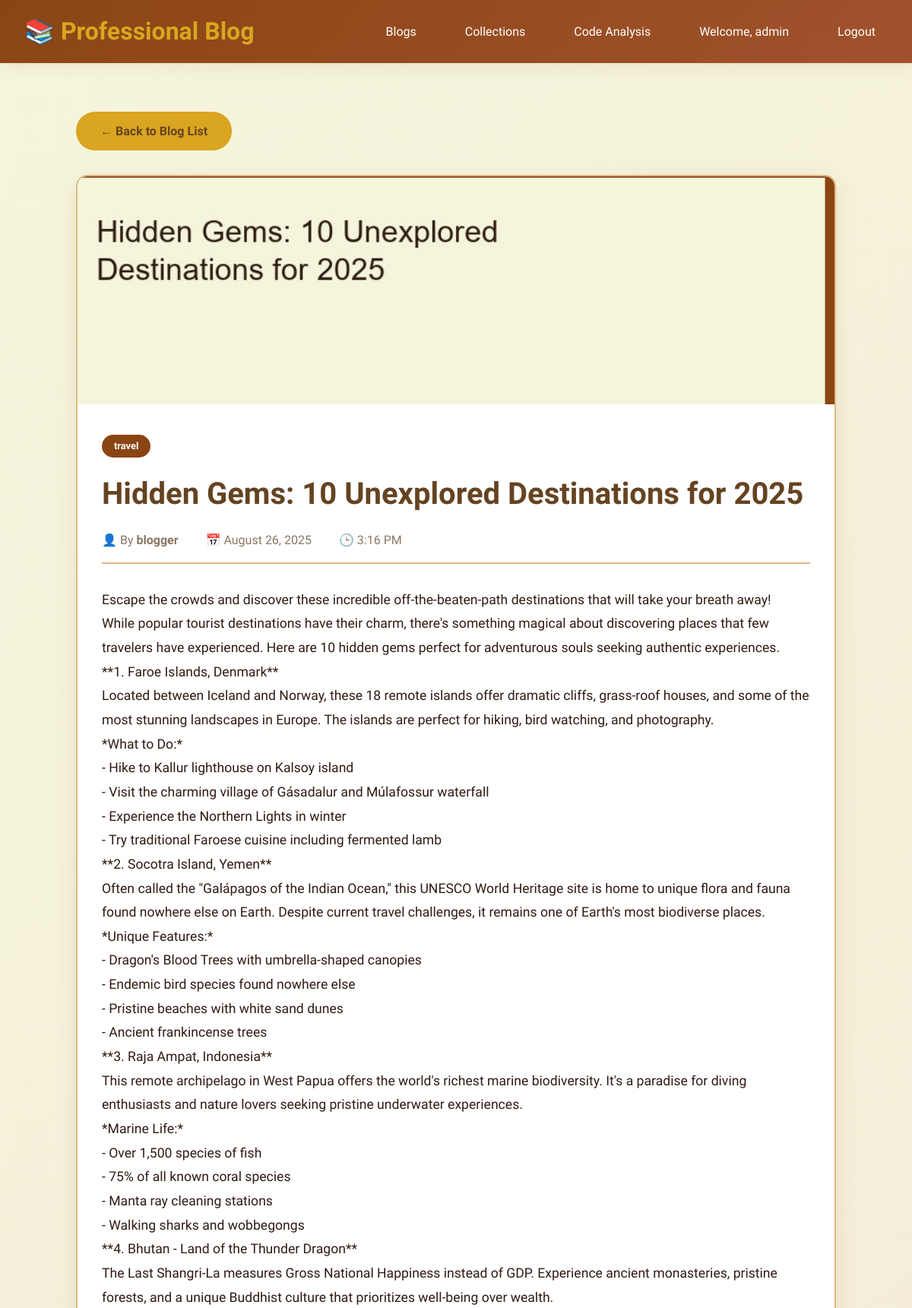
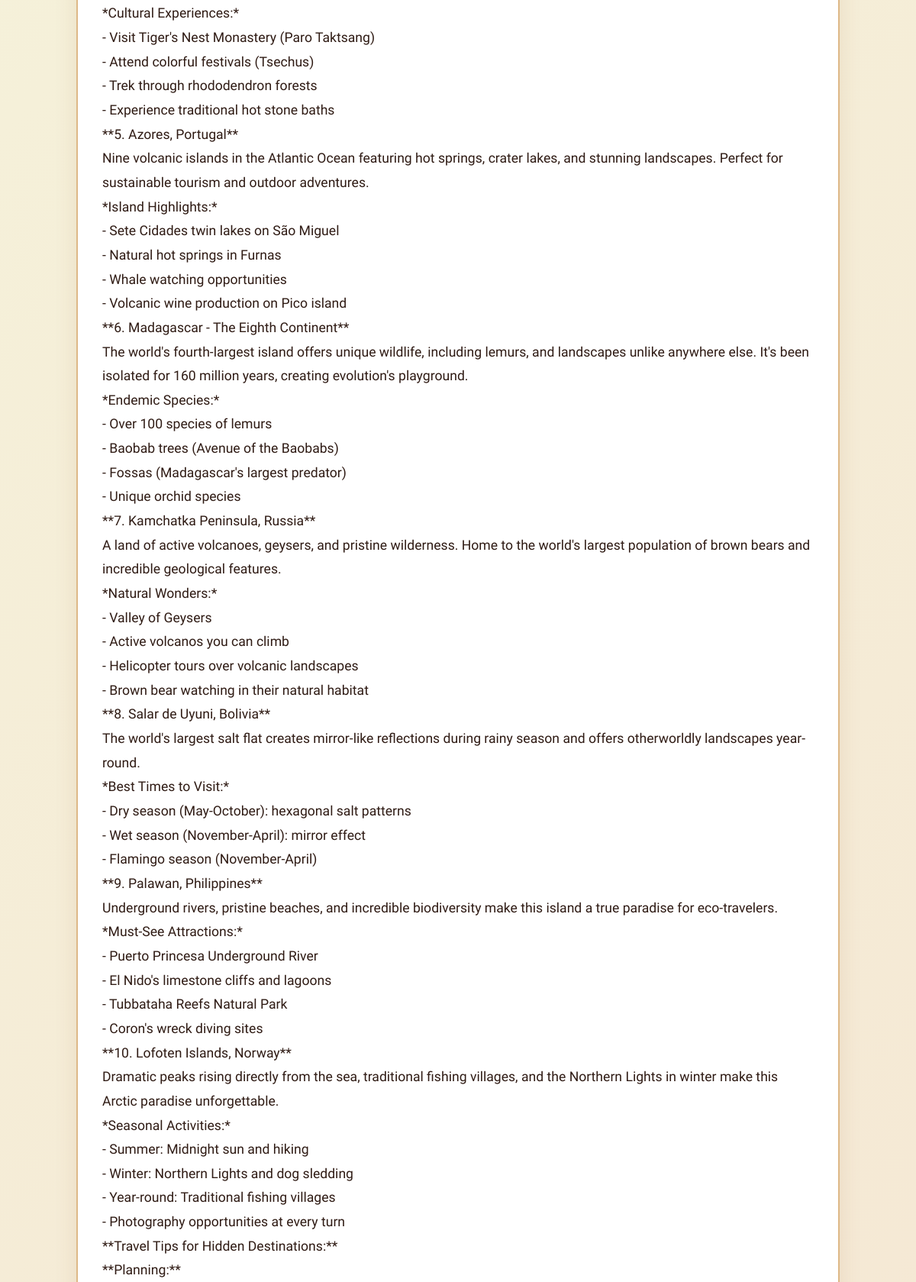
Page /blog/2/ (signed in, upper part) on the committed database (2 pictures, top to bottom).
### blogapp/models.py (models this page shows, shortened)
class Blog(models.Model):
    CATEGORY_CHOICES = [
        ('Technology', 'Technology'),
        ('Programming', 'Programming'),
        ('Tutorial', 'Tutorial'),
        ('Review', 'Review'),
        ('News', 'News'),
        ('Other', 'Other'),
    ]
    title = models.CharField(max_length=200)
    content = models.TextField()
    author = models.ForeignKey(User, on_delete=models.CASCADE)
    category = models.CharField(max_length=50, choices=CATEGORY_CHOICES, default='Other')
    created_at = models.DateTimeField(auto_now_add=True)
    updated_at = models.DateTimeField(auto_now=True)
    image = models.ImageField(upload_to='blog_images/', blank=True, null=True)

### blogapp/views.py (the view)
# urls.py: path('blog/<int:blog_id>/', views.blog_detail, name='blog_detail'),  # Blog detail page
def blog_detail(request, blog_id):
    if not request.user.is_authenticated:
        messages.error(request, "You need to log in to view blog details.")
        return redirect('login')
    try:
        blog = Blog.objects.get(id=blog_id)
    except Blog.DoesNotExist:
        messages.error(request, "The blog you are looking for does not exist.")
        return redirect('collections')
    return render(request, 'blog/blog_detail.html', {'blog': blog})

### blogapp/templates/blog/blog_detail.html (shortened to what this page needs)
{% extends 'base.html' %}
{% load static %}
{% block content %}
<div style="max-width: 1000px; margin: 2rem auto;">
    <div style="margin-bottom: 2rem;">
        <a href="{% url 'blog_list' %}" class="btn btn-secondary">
            ← Back to Blog List
        </a>
    </div>
    <article style="background: white; border-radius: 15px; overflow: hidden; box-shadow: 0 10px 30px var(--shadow); border: 2px solid var(--light-brown);">
        {% if blog.image %}
            <img src="{{ blog.image.url }}" alt="{{ blog.title }}" style="width: 100%; height: 300px; object-fit: cover;">
        {% else %}
            <div style="width: 100%; height: 300px; background: linear-gradient(135deg, var(--light-brown), var(--cream)); display: flex; align-items: center; justify-content: center; color: var(--dark-brown); font-size: 2rem;">
                📝 {{ blog.category }}
            </div>
        {% endif %}
        <div style="padding: 2rem;">
            <span class="blog-category" style="margin-bottom: 1rem; display: inline-block;">
                {{ blog.category }}
            </span>
            <h1 style="color: var(--dark-brown); margin-bottom: 1rem; font-size: 2.5rem;">
                {{ blog.title }}
            </h1>
            <div style="color: var(--text-light); margin-bottom: 2rem; padding-bottom: 1rem; border-bottom: 2px solid var(--light-brown);">
                <span style="margin-right: 2rem;">
                    👤 By <strong>{{ blog.author.username }}</strong>
                </span>
                <span style="margin-right: 2rem;">
                    📅 {{ blog.created_at|date:"F d, Y" }}
                </span>
                <span>
                    🕒 {{ blog.created_at|date:"g:i A" }}
                </span>
            </div>
            <div style="color: var(--text-dark); line-height: 1.8; font-size: 1.1rem;">
                {{ blog.content|linebreaks }}
            </div>
        </div>
    </article>
</div>
{% endblock %}

### templates/base.html (shortened to what this page needs)
{% load static %}
<!DOCTYPE html>
<html lang="en">
<head>
    <link rel="stylesheet" href="{% static 'css/style.css' %}">
</head>
<body>
    <header class="header">
        <nav class="navbar">
            {% if user.is_authenticated %}
                <a href="{% url 'blog_list' %}" class="logo">📚 Professional Blog</a>
            {% else %}
                <a href="{% url 'home' %}" class="logo">📚 Professional Blog</a>
            {% endif %}
            <ul class="nav-links">
                {% if user.is_authenticated %}
                    <li><a href="{% url 'blog_list' %}">Blogs</a></li>
                    <li><a href="{% url 'collections' %}">Collections</a></li>
                    <li><a href="{% url 'code_analysis' %}">Code Analysis</a></li>
                    <li><a href="#">Welcome, {{ user.username }}</a></li>
                    <li><a href="{% url 'logout' %}">Logout</a></li>
                {% else %}
                    <li><a href="{% url 'home' %}">Home</a></li>
                    <li><a href="{% url 'login' %}">Login</a></li>
                    <li><a href="{% url 'register' %}">Register</a></li>
                {% endif %}
            </ul>
        </nav>
    </header>
    <main class="container">
        {% block content %}
        {% endblock %}
    </main>
</body>
</html>

### static/css/style.css (style rules this page uses)
:root { --primary-brown: #8B4513; --secondary-brown: #A0522D; --light-brown: #DEB887; --dark-brown: #654321; --cream: #F5F5DC; --beige: #F5E6D3; --accent-gold: #DAA520; --text-dark: #2F1B14; --text-light: #8B7765; --shadow: rgba(139, 69, 19, 0.1); }
* { margin: 0; padding: 0; box-sizing: border-box; }
body { font-family: 'Georgia', 'Times New Roman', serif; background: linear-gradient(135deg, var(--cream) 0%, var(--beige) 100%); color: var(--text-dark); line-height: 1.6; min-height: 100vh; }
.header { background: linear-gradient(135deg, var(--primary-brown) 0%, var(--secondary-brown) 100%); color: white; padding: 1rem 0; box-shadow: 0 4px 20px var(--shadow); position: sticky; top: 0; z-index: 100; }
.navbar { display: flex; justify-content: space-between; align-items: center; max-width: 1200px; margin: 0 auto; padding: 0 2rem; }
.logo { font-size: 2rem; font-weight: bold; color: var(--accent-gold); text-decoration: none; }
.nav-links { display: flex; list-style: none; gap: 2rem; }
.nav-links a { color: white; text-decoration: none; padding: 0.5rem 1rem; border-radius: 25px; transition: all 0.3s ease; }
.container { max-width: 1200px; margin: 0 auto; padding: 2rem; }
.blog-category { display: inline-block; padding: 0.3rem 1rem; background: var(--primary-brown); color: white; border-radius: 20px; font-size: 0.8rem; margin-bottom: 1rem; font-weight: 600; }
.btn { padding: 0.8rem 2rem; border: none; border-radius: 25px; font-size: 1rem; font-weight: 600; cursor: pointer; transition: all 0.3s ease; text-decoration: none; display: inline-block; }
.btn-secondary { background: var(--accent-gold); color: var(--dark-brown); }

### rows in the picture
Blog: image (picture), category "travel", title "Hidden Gems: 10 Unexplored Destinations for 2025", author.username "blogger", created_at "August 26, 2025", created_at "3:16 PM", content "Escape the crowds and discover these incredible off-the-beaten-path destinations that will take your breath away! While popular tourist destinations have their charm, there's something magical about discovering places that few travelers have experienced. Here are 10 hidden gems perfect for adventurous souls seeking authentic experiences. **1. Faroe Islands, Denmark** Located between Iceland and Norway, these 18 remote islands offer dramatic cliffs, grass-roof houses, and some of the most stunning landscapes in Europe. The islands are perfect for hiking, bird watching, and photography. *What to Do:* - Hike to Kallur lighthouse on Kalsoy island - Visit the charming village of Gásadalur and…"

### other values in the picture
{{ user.username }} "admin"
